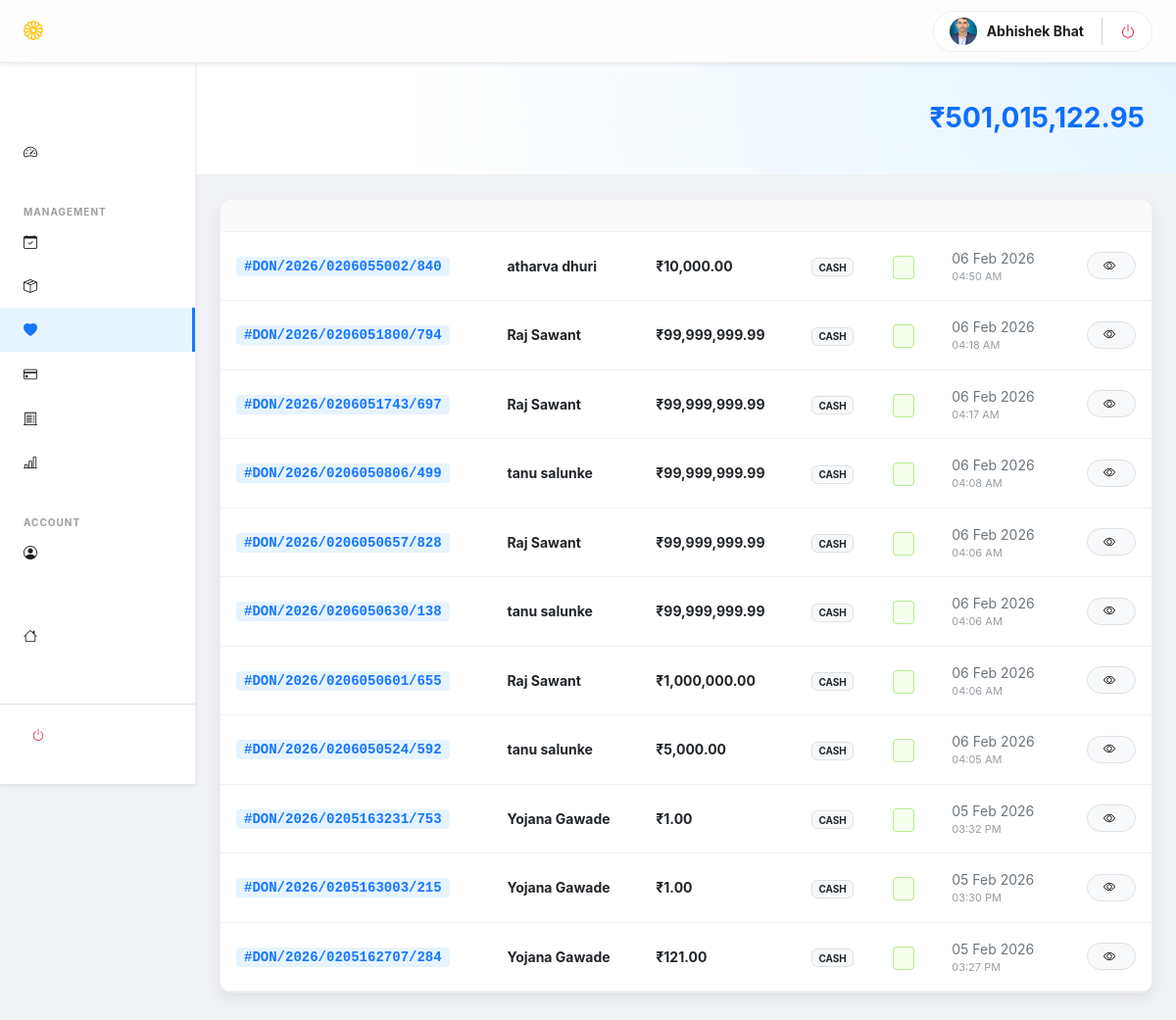
The app's page /users/secretary/donations.php (signed in) with its own data.
### tables this page shows
CREATE TABLE `users` (
  `id` int(11) NOT NULL,
  `first_name` varchar(100) NOT NULL,
  `last_name` varchar(100) DEFAULT NULL,
  `phone` varchar(20) DEFAULT NULL,
  `photo` varchar(255) NOT NULL,
  `email` varchar(150) NOT NULL,
  `password` varchar(255) NOT NULL,
  `created_at` timestamp NOT NULL DEFAULT current_timestamp()
);

CREATE TABLE `payments` (
  `id` int(11) NOT NULL,
  `receipt_id` int(11) DEFAULT NULL,
  `user_id` int(11) DEFAULT NULL,
  `donor_name` varchar(100) DEFAULT NULL,
  `amount` decimal(10,2) NOT NULL,
  `note` text DEFAULT NULL,
  `payment_method` enum('upi','cash','card','netbanking') NOT NULL,
  `transaction_ref` varchar(100) DEFAULT NULL,
  `status` enum('pending','success','failed') DEFAULT 'pending',
  `created_at` timestamp NOT NULL DEFAULT current_timestamp()
);

CREATE TABLE `receipt` (
  `id` int(11) NOT NULL,
  `user_id` int(11) DEFAULT NULL,
  `receipt_no` varchar(50) DEFAULT NULL,
  `purpose` enum('donation','pooja','contribution') NOT NULL,
  `amount` decimal(10,2) NOT NULL DEFAULT 0.00,
  `source_table` varchar(50) NOT NULL,
  `issued_on` datetime DEFAULT current_timestamp(),
  `created_at` timestamp NOT NULL DEFAULT current_timestamp()
);

### includes/lang.php (called while the page is built, shortened)
<?php
$lang = $_SESSION['lang']
    ?? $_COOKIE['lang']
    ?? 'en';

### users/secretary/donations.php (the view, shortened to what this page needs)
<?php
require __DIR__ . '/../../config/db.php';
require __DIR__ . '/../../includes/lang.php';
$uid = (int) $_SESSION['user_id'];
$uQuery = mysqli_query($con, "SELECT photo, first_name, last_name FROM users WHERE id='$uid' LIMIT 1");
$uRow = mysqli_fetch_assoc($uQuery);
$loggedInUserPhoto = !empty($uRow['photo']) ? '../../uploads/users/' . basename($uRow['photo']) : 'https://ui-avatars.com/api/?name=' . urlencode($uRow['first_name'] . ' ' . $uRow['last_name']) . '&background=random';
$sql = "SELECT p.id, r.receipt_no, p.donor_name, p.amount, p.payment_method, p.status, p.created_at
        FROM payments p
        LEFT JOIN receipt r ON r.id = p.receipt_id
        ORDER BY p.created_at DESC";
$result = mysqli_query($con, $sql);
$totalRes = mysqli_query($con, "SELECT SUM(amount) FROM payments WHERE status='success'");
$totalCollection = mysqli_fetch_row($totalRes)[0] ?? 0;
?>
<!DOCTYPE html>
<html lang="<?= $lang ?>">
<head>
    <link href="https://cdn.jsdelivr.net/npm/bootstrap@5.3.0/dist/css/bootstrap.min.css" rel="stylesheet">
    <link rel="stylesheet" href="https://cdn.jsdelivr.net/npm/bootstrap-icons@1.10.5/font/bootstrap-icons.css">
</head>
<body>
    <header class="ant-header shadow-sm">
        <div class="container-fluid px-4 d-flex align-items-center justify-content-between">
            <div class="d-flex align-items-center gap-3">
                <a href="../../index.php" class="fw-bold text-dark text-decoration-none fs-5 d-flex align-items-center">
                    <i class="bi bi-flower1 text-warning me-2"></i><?= $t['title'] ?>
                </a>
            </div>
            <div class="user-pill">
                <img src="<?= $loggedInUserPhoto ?>" class="rounded-circle" width="28" height="28"
                    style="object-fit: cover;">
                <span class="small fw-bold d-none d-md-inline"><?= htmlspecialchars($_SESSION['user_name']) ?></span>
                <a href="../../auth/logout.php" class="text-danger"><i class="bi bi-power"></i></a>
            </div>
        </div>
    </header>
    <div class="container-fluid">
        <div class="row">
            <?php include 'sidebar.php'; ?>
            <main class="col-lg-10 p-0">
                <div class="dashboard-hero">
                    <div class="d-flex justify-content-between align-items-center">
                        <div class="text-end">
                            <h3 class="fw-bold text-primary mb-0">₹<?= number_format($totalCollection, 2) ?></h3>
                        </div>
                    </div>
                </div>
                <div class="p-4 pb-5">
                    <div class="ant-card">
                        <div class="table-responsive">
                            <table class="table ant-table mb-0">
                                <thead>
                                    <tr>
                                        <th><?php echo $t['receipt_no']; ?></th>
                                        <th><?php echo $t['donor_devotee']; ?></th>
                                        <th><?php echo $t['amount']; ?></th>
                                        <th><?php echo $t['method']; ?></th>
                                        <th><?php echo $t['status']; ?></th>
                                        <th><?php echo $t['date_time']; ?></th>
                                        <th class="text-end"><?php echo $t['actions']; ?></th>
                                    </tr>
                                </thead>
                                <tbody>
                                    <?php if (mysqli_num_rows($result) > 0): ?>
                                        <?php while ($row = mysqli_fetch_assoc($result)): ?>
                                            <tr>
                                                <td>
                                                    <?php if ($row['receipt_no']): ?>
                                                        <span
                                                            class="receipt-pill">#<?= htmlspecialchars($row['receipt_no']) ?></span>
                                                    <?php else: ?>
                                                        <span class="text-muted small"><?php echo $t['not_available']; ?></span>
                                                    <?php endif; ?>
                                                </td>
                                                <td class="fw-bold"><?= htmlspecialchars($row['donor_name']) ?></td>
                                                <td class="fw-bold text-dark">₹<?= number_format($row['amount'], 2) ?></td>
                                                <td><span class="badge bg-light text-dark border text-uppercase"
                                                        style="font-size: 10px;"><?= $row['payment_method'] ?></span></td>
                                                <td>
                                                    <?php
                                                    $sClass = match ($row['status']) {
                                                        'success' => 'bg-ant-success',
                                                        'failed' => 'bg-ant-error',
                                                        default => 'bg-ant-warning'
                                                    };
                                                    ?>
                                                    <span class="ant-badge <?= $sClass ?>"><?= $row['status'] === 'success' ? $t['success'] : ($row['status'] === 'failed' ? $t['failed'] : $t['pending']); ?></span>
                                                </td>
                                                <td class="text-secondary small">
                                                    <?= date('d M Y', strtotime($row['created_at'])) ?>
                                                    <div style="font-size: 11px; opacity: 0.7;">
                                                        <?= date('h:i A', strtotime($row['created_at'])) ?>
                                                    </div>
                                                </td>
                                                <td class="text-end">
                                                    <?php if ($row['receipt_no']): ?>
                                                        <a href="../receipt/view.php?no=<?= $row['receipt_no'] ?>"
                                                            class="btn btn-light btn-sm border rounded-pill px-3 fw-bold"
                                                            style="font-size: 12px;">
                                                            <i class="bi bi-eye me-1"></i> <?php echo $t['view']; ?>
                                                        </a>
                                                    <?php endif; ?>
                                                </td>
                                            </tr>
                                        <?php endwhile; ?>
                                    <?php endif; ?>
                                </tbody>
                            </table>
                        </div>
                    </div>
                </div>
            </main>
        </div>
    </div>
</body>
</html>

### users/secretary/donations.php (style rules this page uses)
:root { --ant-primary: #1677ff; --ant-bg-layout: #f0f2f5; --ant-border-color: #f0f0f0; --ant-text: rgba(0, 0, 0, 0.88); --ant-text-sec: rgba(0, 0, 0, 0.45); --ant-radius: 12px; --ant-shadow: 0 6px 16px 0 rgba(0, 0, 0, 0.08); }
body { font-family: -apple-system, BlinkMacSystemFont, 'Segoe UI', Roboto, sans-serif; background-color: var(--ant-bg-layout); color: var(--ant-text); -webkit-user-select: none; user-select: none; }
.ant-header { background: rgba(255, 255, 255, 0.85); backdrop-filter: blur(12px); height: 64px; display: flex; align-items: center; border-bottom: 1px solid var(--ant-border-color); position: sticky; top: 0; z-index: 1000; }
.dashboard-hero { background: radial-gradient(circle at top right, #e6f4ff 0%, #ffffff 80%); padding: 40px 32px; border-bottom: 1px solid var(--ant-border-color); margin-bottom: 0; }
.ant-card { background: #fff; border: 1px solid var(--ant-border-color); border-radius: var(--ant-radius); box-shadow: var(--ant-shadow); overflow: hidden; }
.ant-table th { background: #fafafa; font-weight: 600; padding: 16px; font-size: 13px; color: var(--ant-text-sec); border-bottom: 1px solid var(--ant-border-color); text-transform: uppercase; }
.ant-table td { padding: 16px; border-bottom: 1px solid var(--ant-border-color); vertical-align: middle; font-size: 14px; }
.receipt-pill { font-family: monospace; background: #e6f4ff; color: var(--ant-primary); padding: 2px 8px; border-radius: 4px; font-weight: 600; }
.ant-badge { font-size: 11px; font-weight: 600; padding: 4px 10px; border-radius: 4px; text-transform: uppercase; }
.bg-ant-success { background: #f6ffed; color: #52c41a; border: 1px solid #b7eb8f; }
.user-pill { background: #fff; padding: 6px 16px; border-radius: 50px; border: 1px solid var(--ant-border-color); display: flex; align-items: center; gap: 10px; box-shadow: 0 2px 4px rgba(0, 0, 0, 0.02); }

### users/secretary/sidebar.php (style rules this page uses)
body, body * { -webkit-user-select: none; user-select: none; }

### records on screen
users: photo (picture)
payments: receipt.receipt_no "DON/2026/0206055002/840", donor_name "atharva dhuri", amount "10,000.00", payment_method "CASH", created_at "06 Feb 2026", created_at "04:50 AM"
payments: receipt.receipt_no "DON/2026/0206051800/794", donor_name "Raj Sawant", amount "99,999,999.99", payment_method "CASH", created_at "06 Feb 2026", created_at "04:18 AM"
payments: receipt.receipt_no "DON/2026/0206051743/697", donor_name "Raj Sawant", amount "99,999,999.99", payment_method "CASH", created_at "06 Feb 2026", created_at "04:17 AM"
payments: receipt.receipt_no "DON/2026/0206050806/499", donor_name "tanu salunke", amount "99,999,999.99", payment_method "CASH", created_at "06 Feb 2026", created_at "04:08 AM"
payments: receipt.receipt_no "DON/2026/0206050657/828", donor_name "Raj Sawant", amount "99,999,999.99", payment_method "CASH", created_at "06 Feb 2026", created_at "04:06 AM"
payments: receipt.receipt_no "DON/2026/0206050630/138", donor_name "tanu salunke", amount "99,999,999.99", payment_method "CASH", created_at "06 Feb 2026", created_at "04:06 AM"
payments: receipt.receipt_no "DON/2026/0206050601/655", donor_name "Raj Sawant", amount "1,000,000.00", payment_method "CASH", created_at "06 Feb 2026", created_at "04:06 AM"
payments: receipt.receipt_no "DON/2026/0206050524/592", donor_name "tanu salunke", amount "5,000.00", payment_method "CASH", created_at "06 Feb 2026", created_at "04:05 AM"
payments: receipt.receipt_no "DON/2026/0205163231/753", donor_name "Yojana Gawade", amount "1.00", payment_method "CASH", created_at "05 Feb 2026", created_at "03:32 PM"
payments: receipt.receipt_no "DON/2026/0205163003/215", donor_name "Yojana Gawade", amount "1.00", payment_method "CASH", created_at "05 Feb 2026", created_at "03:30 PM"
payments: receipt.receipt_no "DON/2026/0205162707/284", donor_name "Yojana Gawade", amount "121.00", payment_method "CASH", created_at "05 Feb 2026", created_at "03:27 PM"

### other values on screen
$_SESSION['user_name'] "Abhishek Bhat"
$t['management'] "MANAGEMENT"
$t['account'] "ACCOUNT"
$totalCollection "501,015,122.95"
